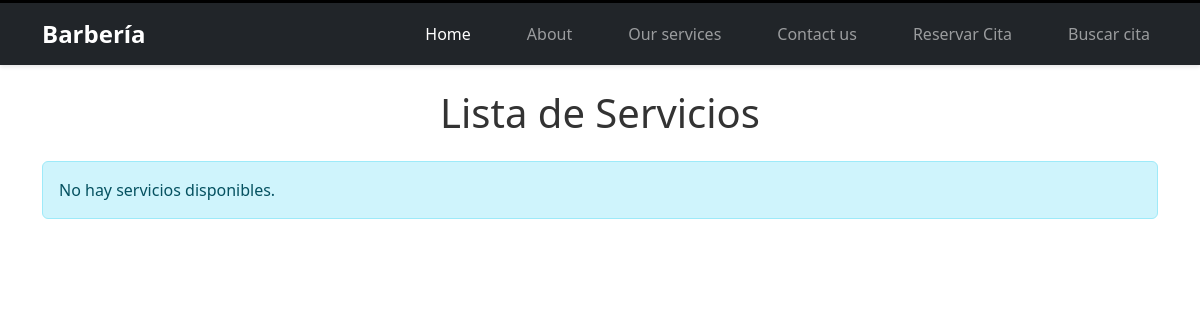
The page /servicios/ on the database as committed earlier.
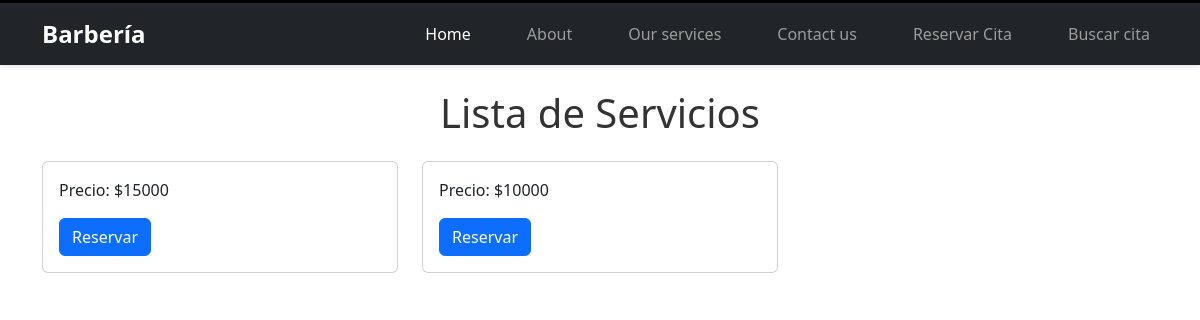
The same page on the database as committed later.
### barbershop/models.py (models this page shows, shortened)
class Servicios(models.Model):
    id = models.AutoField(primary_key=True,)
    nombre_servicio = models.CharField(max_length=50)
    precio = models.IntegerField()

### barbershop/views.py (the view)
# urls.py: path("servicios/", views.servicios, name="servicios"),
def servicios(request):
    servicios_list = Servicios.objects.all()
    return render(request, 'servicios.html', {'servicios': servicios_list})

### barbershop/templates/servicios.html (shortened to what this page needs)
{% load static %}
<!DOCTYPE html>
<html lang="es">
<head>
    <link href="{% static 'bootstrap/css/bootstrap.min.css' %}" rel="stylesheet">
    <link href="{% static 'css/styles.css' %}" rel="stylesheet">
</head>
<body>
    {% include 'navbar.html' %}
    <div class="container mt-4">
        <h1 class="text-center mb-4">Lista de Servicios</h1>
        <div class="row">
            {% for servicio in servicios %}
                <div class="col-md-4 mb-4">
                    <div class="card h-100">
                        <div class="card-body">
                            <h5 class="card-title">{{ servicio.nombre_servicio }}</h5>
                            <p class="card-text">Precio: ${{ servicio.precio }}</p>
                            <a href="{% url 'reservar_cita' %}" class="btn btn-primary">Reservar</a>
                        </div>
                    </div>
                </div>
            {% empty %}
                <div class="col-12">
                    <div class="alert alert-info">No hay servicios disponibles.</div>
                </div>
            {% endfor %}
        </div>
    </div>
</body>
</html>

Rows that differ between the two databases and show on the page:
added Servicios: precio "15000"
added Servicios: precio "10000"
Other text that changed with them:
text no longer shown: "No hay servicios disponibles."
